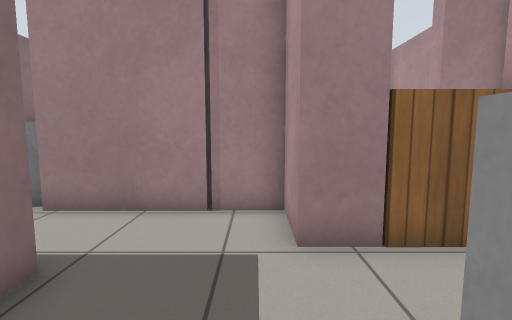
[1] (above)

15 first-person views from a walk through a world built for the Gazebo simulator. The camera is 0.9 m above the floor, tilts 6° down and sees 85° across. The floor is counted in squares, 0.5 m on a side. Each view is taken from the middle of a square. On the plan, view 1 faces up. The plan holds only what a view shows up to about 15 squares ahead; the rest is blank. The robots in the file are not drawn. Gazebo's built-in surfaces are drawn with simple patterns.

[2]
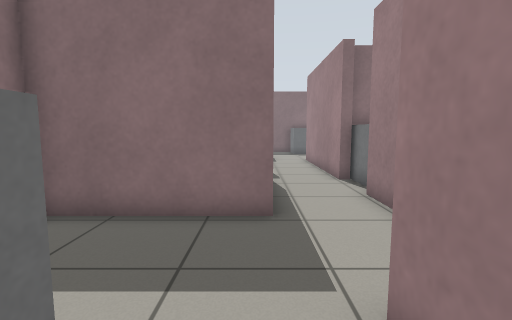

[3]
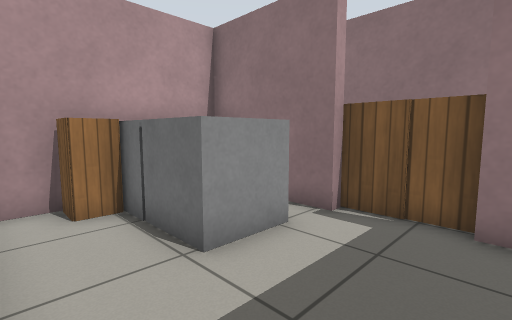

[4]
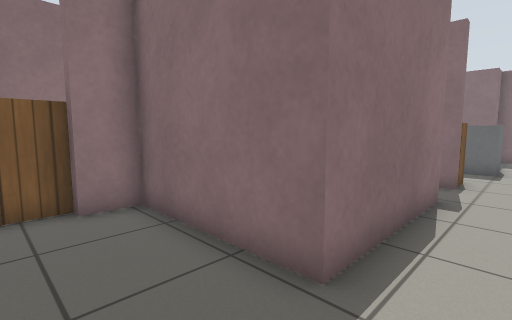

[5]
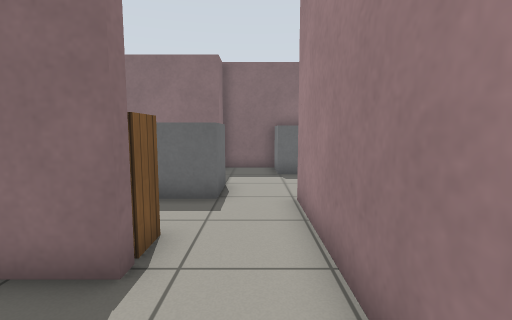

[6]
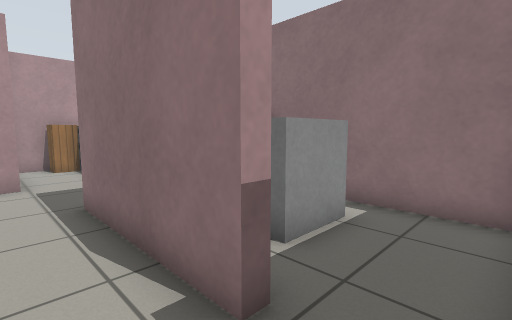

[7]
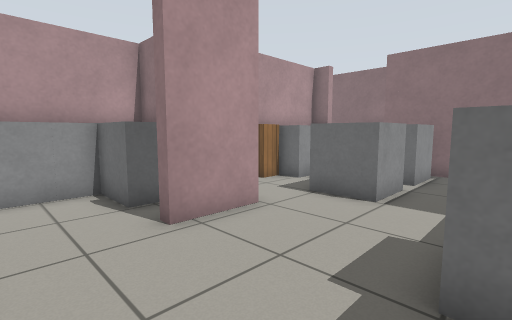

[8]
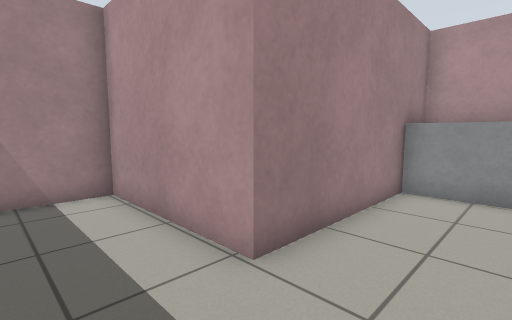

[9]
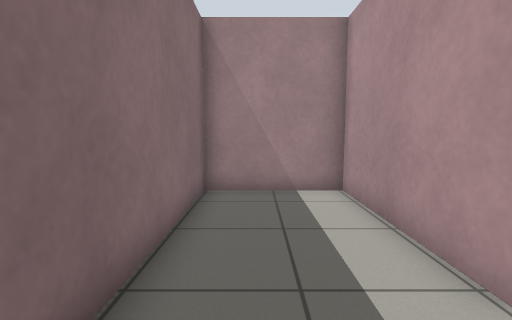

[10]
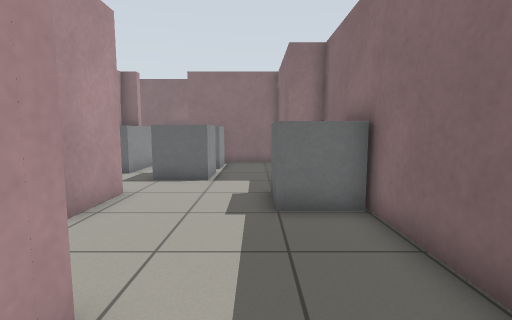

[11]
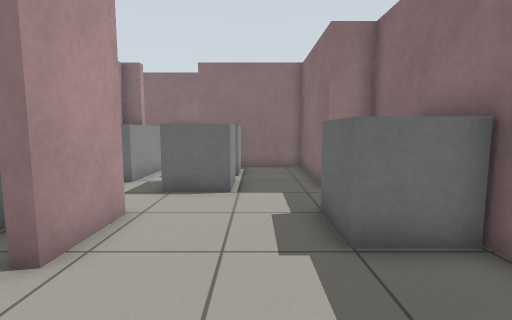

[12]
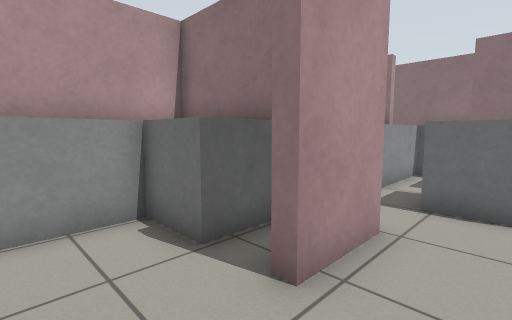

[13]
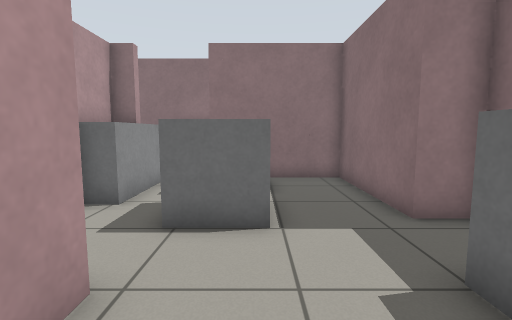

[14]
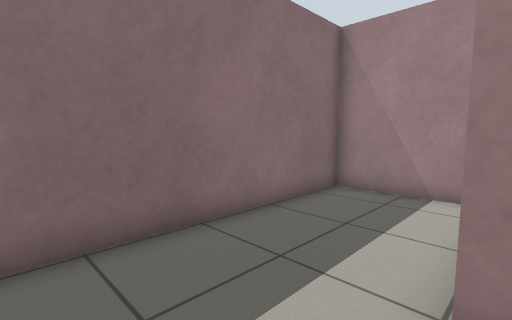

[15]
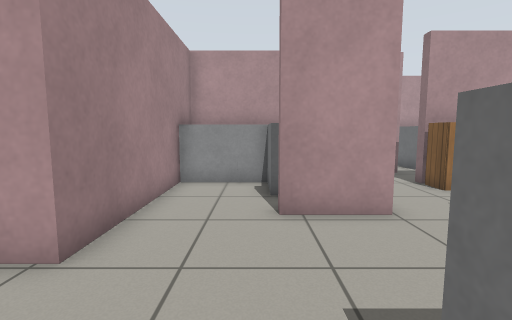

### Floor plan
Ten units are one square. View 1 is at (0, 0); x grows to the right and y downward. Boxes are objects, and circles mark ways between rooms. Rooms are numbered by the first view taken in them; rooms with no view inside come last. Other rooms are left out.
<svg viewBox="-211 -178 271 208">
<path fill="none" stroke="#000" d="M14 17 24 17M-28 -34 -28 17 -14 17M20 -42 6 -42 6 -61 -24 -61M24 17 54 17 54 -39M-82 -29 -82 -34 -65 -34M-106 -34 -102 -34 -102 -19M-72 -61 -104 -61M-104 -61 -142 -61 -142 -85M-144 -117 -164 -117 -164 -173 -206 -173 -206 -34 -192 -34 -192 17 -145 17M-115 21 -115 17 -106 17M-120 -65 -84 -65 -84 -117 -144 -117M-142 -85 -137 -85M-65 -34 -28 -34M-24 -61 -49 -61"/>
<rect x="-5" y="15" width="20" height="10" fill="#bbb"><title>bookshelf</title></rect>
<rect x="15" y="-15" width="20" height="20" fill="#bbb"><title>grey box</title></rect>
<rect x="35" y="-15" width="20" height="10" fill="#bbb"><title>grey box</title></rect>
<rect x="35" y="-35" width="20" height="20" fill="#bbb"><title>cabinet</title></rect>
<rect x="-205" y="-85" width="20" height="30" fill="#bbb"><title>grey box</title></rect>
<rect x="-165" y="-15" width="10" height="30" fill="#bbb"><title>grey box</title></rect>
<rect x="-165" y="-45" width="20" height="30" fill="#bbb"><title>grey box</title></rect>
<rect x="-145" y="15" width="20" height="10" fill="#bbb"><title>grey box</title></rect>
<rect x="-125" y="-5" width="20" height="20" fill="#bbb"><title>grey box</title></rect>
<rect x="-125" y="-25" width="20" height="20" fill="#bbb"><title>grey box</title></rect>
<rect x="-125" y="-35" width="20" height="20" fill="#bbb"><title>cabinet</title></rect>
<rect x="-125" y="-85" width="20" height="20" fill="#bbb"><title>grey box</title></rect>
<rect x="-105" y="-95" width="20" height="10" fill="#bbb"><title>grey box</title></rect>
<rect x="-105" y="-115" width="20" height="20" fill="#bbb"><title>grey box</title></rect>
<circle cx="20" cy="-10" r="3" fill="#2a7"/>
<circle cx="-35" cy="-45" r="3" fill="#2a7"/>
<circle cx="-100" cy="-45" r="3" fill="#2a7"/>
<circle cx="-75" cy="-45" r="3" fill="#2a7"/>
<circle cx="-140" cy="-100" r="3" fill="#2a7"/>
<text x="0" y="-10">1</text>
<text x="40" y="-10">2</text>
<text x="-90" y="-40">3</text>
<text x="-160" y="-60">4</text>
<text x="-110" y="-90">5</text>
<text x="-50" y="-50">6</text>
</svg>
Room 1 opens to room 2. Room 1 opens to room 6. Room 3 opens to room 4. Room 3 opens to room 6. Room 4 opens to room 5.

Where each view was taken, in squares from view 1:
view 1: 0 up, 0 right, facing up
view 2: 3 up, 3 right, facing left
view 3: 4 up, 2 left, facing down-right
view 4: 5 up, 0 right, facing down-left
view 5: 5 up, 7 left, facing left
view 6: 5 up, 10 left, facing down-right
view 7: 11 up, 19 left, facing down-right
view 8: 9 up, 19 left, facing up-right
view 9: 9 up, 19 left, facing up
view 10: 14 up, 18 left, facing down
view 11: 12 up, 17 left, facing down
view 12: 11 up, 16 left, facing down-right
view 13: 9 up, 16 left, facing down
view 14: 9 up, 16 left, facing up-left
view 15: 9 up, 20 left, facing right
